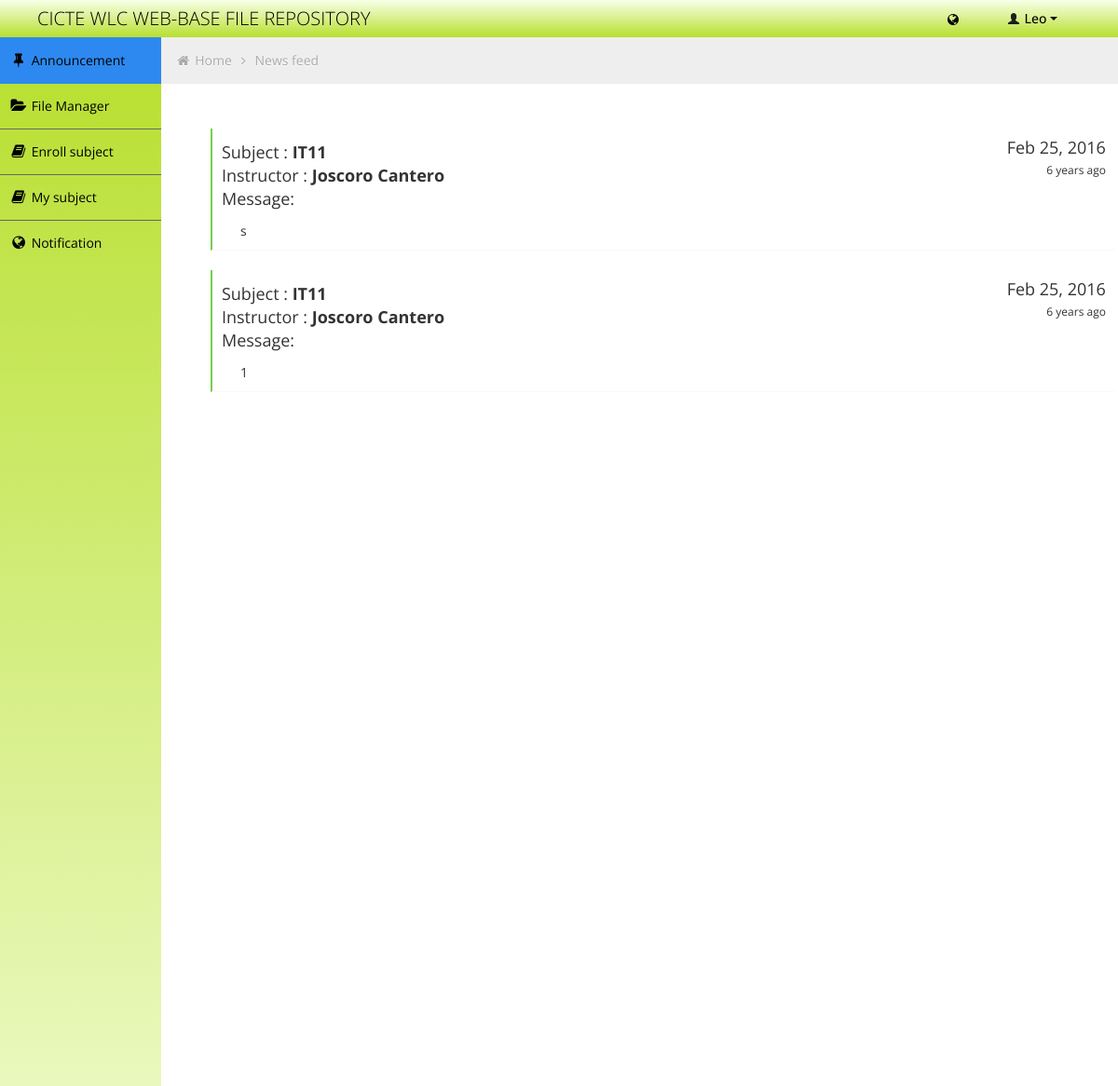
Page /newsfeed.php (signed in) on the committed database.
### tables this page shows
CREATE TABLE `fr_stud` (
  `id` int(11) NOT NULL auto_increment,
  `user_id` int(11) NOT NULL,
  `ControlNo` int(11) NOT NULL,
  `FName` varchar(50) NOT NULL,
  `LName` varchar(50) NOT NULL,
  `Mname` varchar(50) NOT NULL,
  `Course` varchar(30) NOT NULL,
  `Year` varchar(30) NOT NULL,
  `size_limit` int(11) NOT NULL,
  PRIMARY KEY  (`id`),
  UNIQUE KEY `ControlNo` (`ControlNo`)
);

CREATE TABLE `fr_path` (
  `id` int(11) NOT NULL auto_increment,
  `url` varchar(30000) NOT NULL,
  `user_id` int(11) NOT NULL,
  PRIMARY KEY  (`id`)
);

CREATE TABLE `fr_news` (
  `id` int(11) NOT NULL auto_increment,
  `subject_id` int(11) NOT NULL,
  `ins_id` int(11) NOT NULL,
  `message` varchar(2000) NOT NULL,
  `date` datetime NOT NULL,
  PRIMARY KEY  (`id`)
);

### php/datetime.php (called while the page is built, shortened)
<?php
function time_elapsed_string($ptime)
{
    $etime = strtotime(date('Y-m-d H:i:s')) - strtotime($ptime);
    $a = array( 365 * 24 * 60 * 60  =>  'year',
                 30 * 24 * 60 * 60  =>  'month',
                      24 * 60 * 60  =>  'day',
                           60 * 60  =>  'hour',
                                60  =>  'minute',
                                 1  =>  'second'
                );
    $a_plural = array( 'year'   => 'years',
                       'month'  => 'months',
                       'day'    => 'days',
                       'hour'   => 'hours',
                       'minute' => 'minutes',
                       'second' => 'seconds'
                );
    foreach ($a as $secs => $str)
    {
        $d = $etime / $secs;
        if ($d >= 1)
        {
            $r = round($d);
            return $r . ' ' . ($r > 1 ? $a_plural[$str] : $str) . ' ago';
        }
    }
}
?>

### newsfeed.php (the view, shortened to what this page needs)
<!DOCTYPE html>
<html lang="en">
<head>
	<link id="bootstrap-style" href="css/bootstrap.min.css" rel="stylesheet">
	<link href="css/bootstrap-responsive.min.css" rel="stylesheet">
	<link id="base-style" href="css/style.css" rel="stylesheet">
	<link id="base-style-responsive" href="css/style-responsive.css" rel="stylesheet">
</head>
<body >
	<?php include('php/header.php'); ?>
	<div class="container-fluid-full">
		<div class="row-fluid">
			<?php include('php/menu.php'); ?>
			<div id="content" class="span10">
				<ul class="breadcrumb">
					<li>
						<i class="icon-home"></i>
						<a href="index.php">Home</a>
						<i class="icon-angle-right"></i>
					</li>
					<li><a href="">News feed</a></li>
				</ul>
				<div id="ssss" class="row-fluid">
					<div class="content">
						<br>
						<div class="span12" style="overflow-y: scroll; height:1000px;">
							<?php
							$bol = true;
							if($_SESSION['UserLvl'] == 1)
							{
								$result1 = mysql_query("SELECT * FROM fr_stud_subject WHERE user_id = '".$_SESSION['user_id']."'  ORDER BY Date_Created DESC");
								$bol = false;
							}
							else
							{
								$result1 = mysql_query("SELECT * FROM fr_ins_subject WHERE user_id = '".$_SESSION['user_id']."' ORDER BY Date_Created DESC");
							}
								while ($row = mysql_fetch_array($result1))
								{
									if($bol == false)
									{
										$subject_id = $row['subject_id'];
									}
									else
									{
										$subject_id = $row['id'];
									}
									$result = mysql_query("SELECT DISTINCT news.id,news.message,news.date,staff.FirstN,staff.LastN,studsub.subject FROM  fr_news as news , fr_staff as staff, fr_stud_subject as studsub WHERE staff.user_id = news.ins_id AND studsub.subject_id = news.subject_id AND news.subject_id = '".$subject_id."' ORDER BY news.date DESC");
									if(mysql_num_rows($result) > 0)
									{
										while ($row = mysql_fetch_array($result))
										{
										   	$date = new DateTime($row['date']);
							?>
										<div class="task low">
											<div class="desc">
												<div class="title">
													Subject : <b> <?php echo $row['subject']; ?> </b>
												</div>
												<div class="title">
														Instructor : <b><?php echo  $row['FirstN']." ".$row['LastN']; ?> </b>
												</div>
												<div class="title">
													Message:
												</div>
											</div>
											<div class="time">
												<div class="date"><?php echo date_format($date,"M d, Y"); ?></div>
												<div> <?php  echo time_elapsed_string($row['date']); ?></div>
											</div>
													<div style="padding: 0px 30px 10px;background-color: ">
														<?php echo $row['message']; ?>
													</div>
										</div>
										<br>
								<?php
										}
									}
								}
							?>
						</div>
					</div>
				</div>
			</div>
		</div>
	</div>
</body>
</html>

### php/header.php (shortened to what this page needs)
<?php
		if($_SESSION['UserLvl'] == 1)
		{
			$result1 = mysql_query("SELECT * FROM fr_stud WHERE user_id = '".$_SESSION['user_id']."'");
			$row1 = mysql_fetch_array($result1);
			$name = $row1['FName'];
		}
?>
<div class="navbar">
	<div class="navbar-inner">
		<div class="container-fluid">
			<a class="brand" href=""><span>CICTE WLC WEB-BASE FILE REPOSITORY</span></a>
			<div class="nav-no-collapse header-nav">
				<ul class="nav pull-right">
					<li class="dropdown hidden-phone">
						<a  class="btn dropdown-toggle" data-toggle="dropdown" href="#">
								<i class="icon-globe" id="notifcount"></i>
						</a>
					</li>
					<li class="dropdown">
						<a class="btn dropdown-toggle" data-toggle="dropdown" href="#">
							<i class="halflings-icon white user"></i> <?php echo $name; ?>
							<span class="caret"></span>
						</a>
					</li>
				</ul>
			</div>
		</div>
	</div>
</div>

### php/menu.php
<div id="sidebar-left" class="span2">
	<div class="nav-collapse sidebar-nav">
		<ul class="nav nav-tabs nav-stacked main-menu">
			<li><a href="newsfeed.php"><i class="icon-pushpin"></i><span class="hidden-tablet"> Announcement </span></a></li>
			<?php
				$result = mysql_query("SELECT * FROM  fr_path WHERE user_id = '".$_SESSION['user_id']."'") or die('Error share: '. mysql_error());
			 	if(mysql_num_rows($result) > 0)
			 	{
			 		while ($row = mysql_fetch_array($result))
			 		{
			?>
						<li><a href="index.php?id=<?php echo $row['id']; ?>"><i class="icon-folder-open"></i><span class="hidden-tablet"> File Manager </span></a></li>
			<?php
			 		}
			 	}
			?>
			<?php
				if($_SESSION['UserLvl'] == '1')
				{
			?>
					<li><a href="enroll_subject.php?subject=enroll"><i class="icon-book"></i><span class="hidden-tablet"> Enroll subject </span></a></li>
					<li><a href="enroll_subject.php?subject=subject"><i class="icon-book"></i><span class="hidden-tablet"> My subject </span></a></li>
					<li><a href="messages.php"><i class="icon-globe"></i><span class="hidden-tablet"> Notification</span>
					</a></li>
			<?php
				}
				else
				{
			?>
					<li><a href="dashboard.php"><i class="icon-cog"></i><span class="hidden-tablet"> Dashboard </span></a></li>
					<li><a href="messages.php"><i class="icon-globe"></i><span class="hidden-tablet"> Notification</span>
					</a></li>
			<?php
				}
			?>
		</ul>
	</div>
</div>

### css/style-responsive.css (style rules this page uses)
@media (min-width: 1200px) { .container-fluid-full { overflow: hidden; position: relative; height: 100%; } }
@media (min-width: 1200px) { #content { width: 85.578%; padding: 28px; margin: 0px 0px; margin-left: 14.422% !important; } }
@media (min-width: 1200px) { #sidebar-left { background: rgb(248,255,232); background: -moz-linear-gradient(bottom, rgba(248,255,232,1) 0%, rgba(227,245,171,1) 33%, rgba(183,223,45,1) 100%); background: -webkit-gradient(linear, left bottom, left top, color-stop(0%,rgba(248,255,232,1)), color-stop(33%,rgba(227,245,171,1)), color-stop(100%,rgba(183,223,45,1))); background: -webkit-linear-gradient(bottom, rgba(248,255,232,1) 0%,rgba(227,245,171,1) 33%,rgba(183,223,45,1) 100%); background: -o-linear-gradient(bottom, rgba(248,255,232,1) 0%,rgba(227,245,171,1) 33%,rgba(183,223,45,1) 100%); background: -ms-linear-gradient(bottom, rgba(248,255,232,1) 0%,rgba(227,245,171,1) 33%,rgba(183,223,45,1) 100%); background: linear-gradient(to top, rgba(248,255,232,1) 0%,rgba(227,245,171,1) 33%,rgba(183,223,45,1) 100%); filter: progid:DXImageTransform.Microsoft.gradient( startColorstr='#f8ffe8', endColorstr='#b7df2d',GradientType=0 ); margin-left: 0px !important; position: absolute; height: 100%; } }
@media (min-width: 1200px) { .sidebar-nav > ul { margin: 0px; } }

### css/halflings.css (style rules this page uses)
html, html .halflings { -webkit-font-smoothing: antialiased !important; }
.halflings-icon { display: inline-block; width: 14px; height: 14px; line-height: 14px; vertical-align: text-top; background-image: url(../img/glyphicons_halflings.svg); background-position: 0 0; background-repeat: no-repeat; vertical-align: top; *display: inline; *zoom: 1; *margin-right: .3em; }
.halflings-icon.user { background-position: -168px 0; }

### rows in the picture
fr_stud: FName "Leo"
fr_news: subject "IT11", FirstN "Joscoro", LastN "Cantero", date "Feb 25, 2016", date "6 years ago", message "s"
fr_news: subject "IT11", FirstN "Joscoro", LastN "Cantero", date "Feb 25, 2016", date "6 years ago", message "1"
